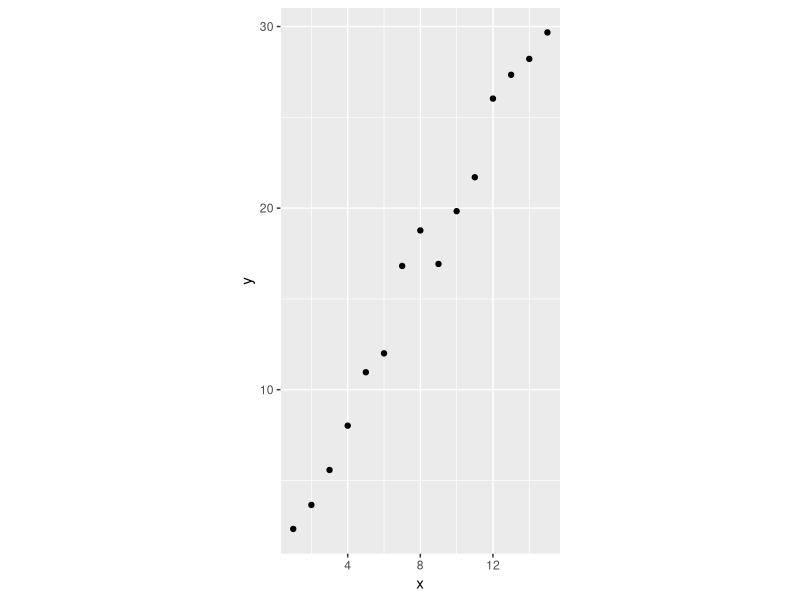
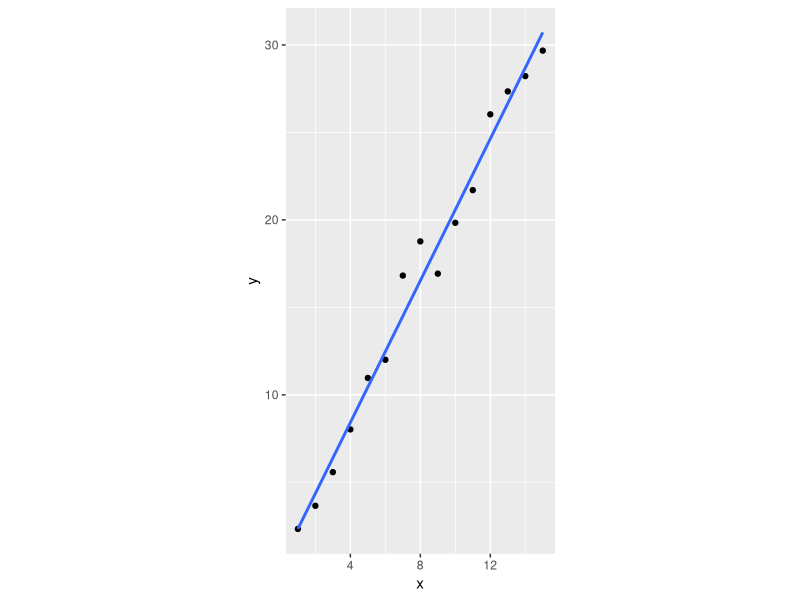
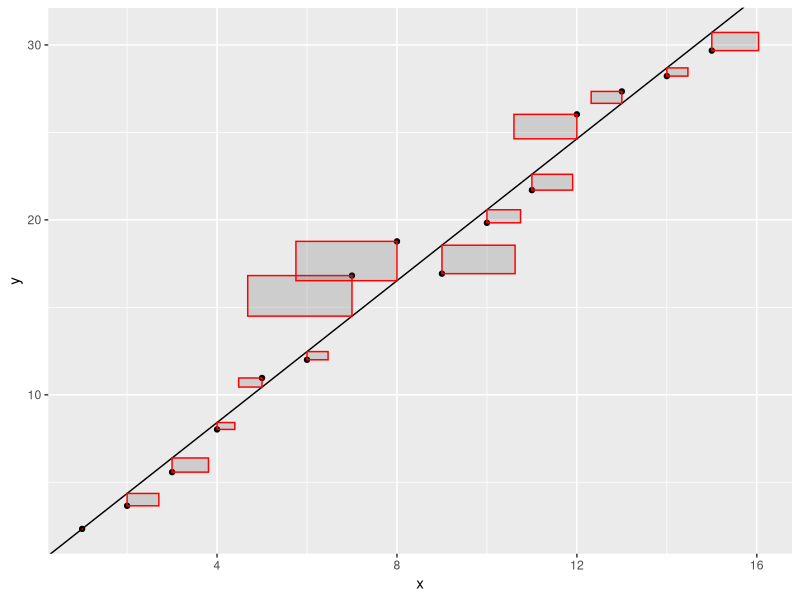

Here is the R script that generated these plots, in order:
## ---- chunk 1
set.seed(123123)
x <- seq(15)
y <- 2*x + rnorm(15, 0, 1.5)
data_lr <- data.frame(x, y)

library(ggplot2)

ggplot(data_lr,aes(x, y)) +
  geom_point() +
  coord_fixed(ratio = 1)
## ---- chunk 2
ggplot(data_lr,aes(x, y)) +
  geom_point() +
  geom_smooth(method='lm', se=FALSE) +
  coord_fixed(ratio = 1)
## ---- chunk 3
lr <- lm(y ~ x, data_lr)
w_0 <- round(lr$coefficients[[1]], 4)
w_1 <- round(lr$coefficients[[2]], 4)
## ---- chunk 4
# codigo derivado de https://stackoverflow.com/questions/73935619/add-ols-squares-to-ggplot2-graph

ggplot(data_lr, aes(x = x, y = y)) + 
  geom_point() +
  geom_abline(slope = lr$coefficients[[2]], intercept = lr$coefficients[[1]]) +
  geom_rect(alpha = 0.2, col = 'red',
              aes(ymin = pmin(y, fitted(lr)), 
                  ymax = pmax(y, fitted(lr)),
                  xmin = pmin(x, x - resid(lr)),
                  xmax = pmax(x, x - resid(lr))))
